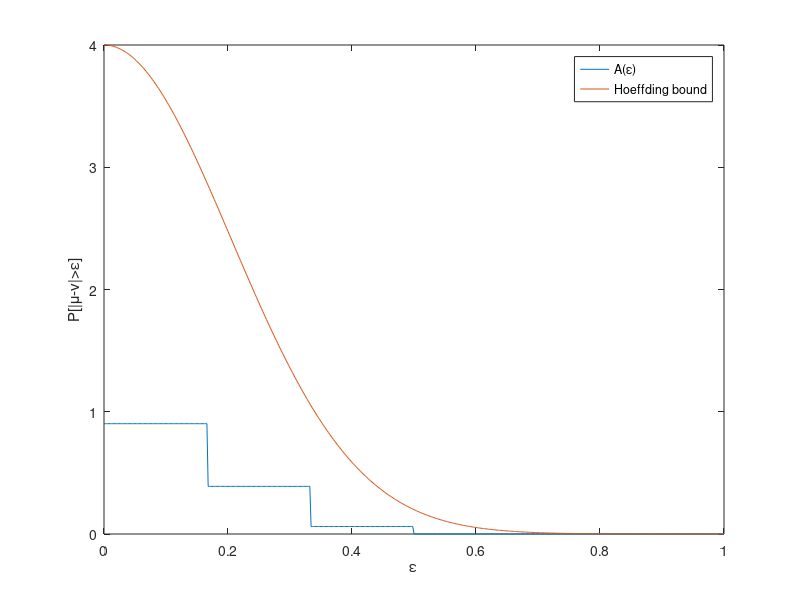

The MATLAB script that drew this image:
clear N mu;

N = 6;
mu = 0.5;

X=0:.002:1;
Y=4*exp(-2*N*(X.*X));
A=zeros(1,size(X,2));

for i=1:size(X,2)
    ep = X(i);
    if ep<1/6
        A(i) = 231/256;
    elseif ep<1/3
        A(i) = 399/1024;
    elseif ep<1/2
        A(i) = 63/1024;
    else
        A(i) = 0;
    end
end

plot(X,A);
hold on;
xlabel('\epsilon');
ylabel('P[|\mu-\nu|>\epsilon]');

plot(X,Y);
legend('A(\epsilon)','Hoeffding bound');
hold off;

